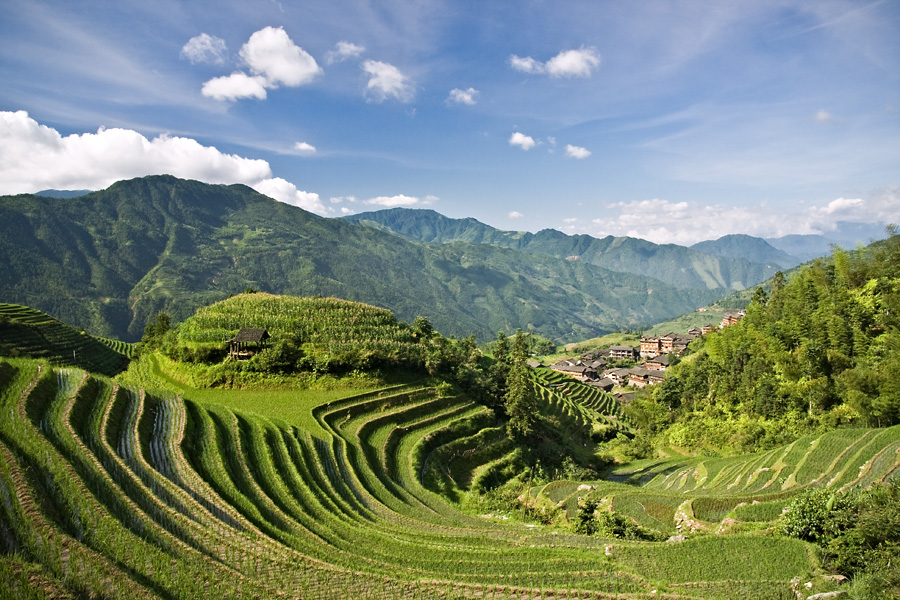
%> input picture Game1/Assets/images/Level-5/L5_q5/img.jpg, 900 x 600 px
$ octave gridding.m   (GNU Octave 9; MATLAB toolbox functions it lacks are replaced by stand-ins)
%> lines starting %> are read from the running program, lines starting %| are printed output that depends on the picture; in (x1, y1, x2, y2) boxes, pixels count from 0 and x2, y2 are one past the last pixel; in counts of white or black regions, pixels touching at a corner belong together; the program's own positions count from 1
img = imread('img.jpg');  %# Load a sample 3-D RGB image
%> img is the input picture: size 600x900x3 uint8; mean R, G, B 119.3, 133.4, 114.9

% [5 lines of commented-out code are left out]
w = 70;

x = 425;
y = 700;
a = img(x:x+w,y:y+w,:);
imwrite(a,'p1.jpg');
img(x:x+w,y:y+w,:) = 255;
%> img: size 600x900x3 uint8; 0.93% of pixels changed, all inside (x1, y1, x2, y2) = (699, 424, 770, 495)

x = 200;
y = 585;
a = img(x:x+w,y:y+w,:);
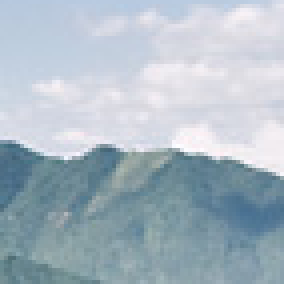
%> a: size 71x71x3 uint8 (shown 4 times larger); mean R, G, B 169.6, 184.2, 195.1
imwrite(a,'p2.jpg');
img(x:x+w,y:y+w,:) = 255;
%> img: size 600x900x3 uint8; mean R, G, B 121.1, 135, 117.3

x = 400;
y = 325;
a = img(x:x+w,y:y+w,:);
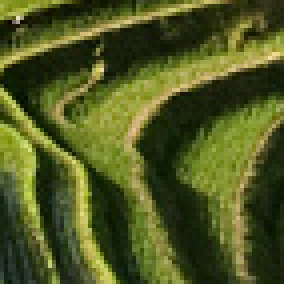
%> a: size 71x71x3 uint8 (shown 4 times larger); mean R, G, B 79.7, 88.4, 34.3
imwrite(a,'p3.jpg');
img(x:x+w,y:y+w,:) = 255;
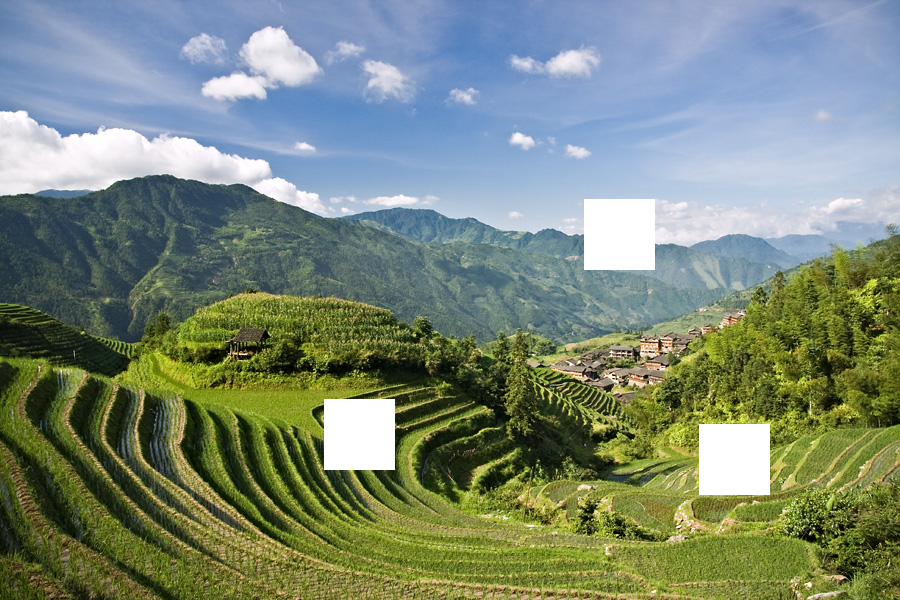
%> img: size 600x900x3 uint8; mean R, G, B 122.7, 136.6, 119.4

x = 150;
y = 100;
a = img(x:x+w,y:y+w,:);
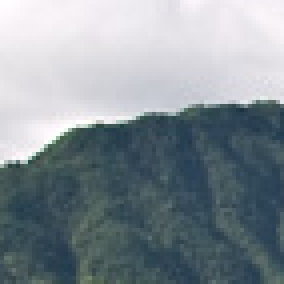
%> a: size 71x71x3 uint8 (shown 4 times larger); mean R, G, B 132.4, 143, 149.7
imwrite(a,'p4.jpg');
img(x:x+w,y:y+w,:) = 255;
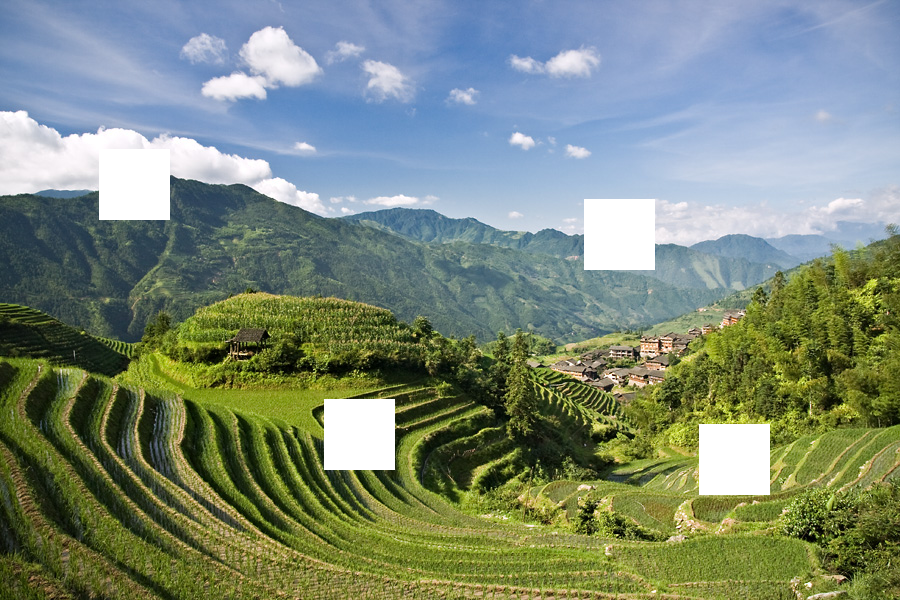
%> img: size 600x900x3 uint8; 0.93% of pixels changed, all inside (x1, y1, x2, y2) = (99, 149, 170, 220)

x = 400;
y = 50;
a = img(x:x+w,y:y+w,:);
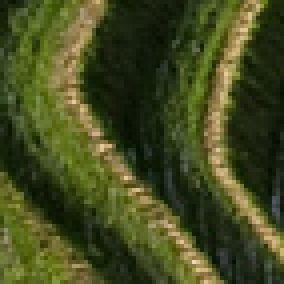
%> a: size 71x71x3 uint8 (shown 4 times larger); mean R, G, B 67.8, 74.7, 32
imwrite(a,'p5.jpg');
img(x:x+w,y:y+w,:) = 255;
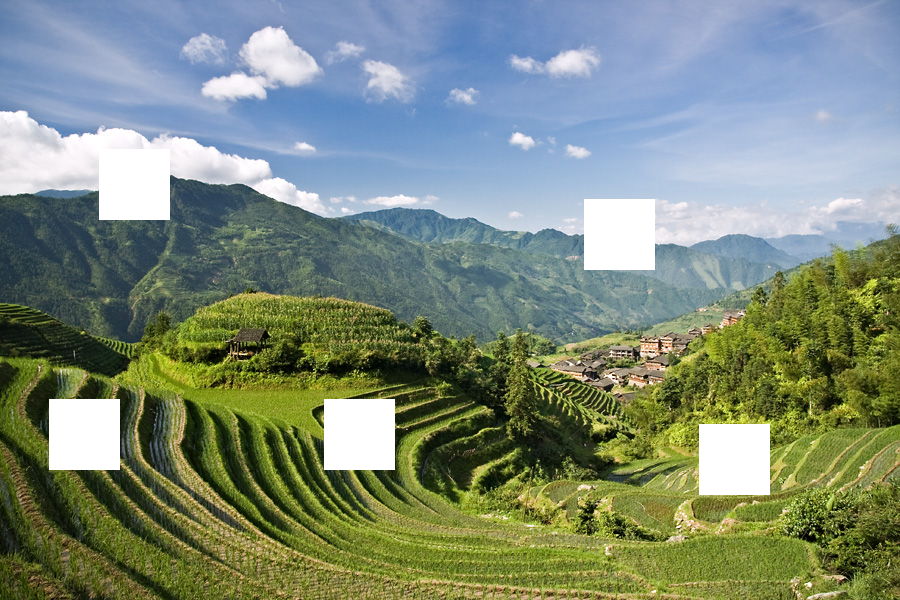
%> img: size 600x900x3 uint8; 0.93% of pixels changed, all inside (x1, y1, x2, y2) = (49, 399, 120, 470)

imshow(img);

imwrite(img,'n.jpg');
